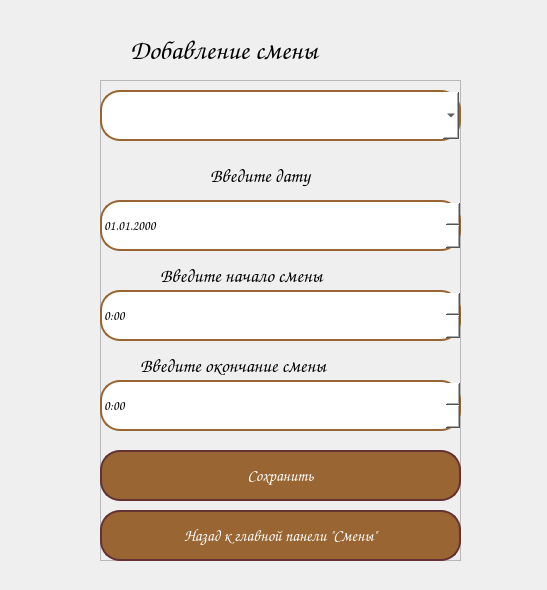
<?xml version="1.0" encoding="UTF-8"?>
<ui version="4.0">
 <class>add_smene</class>
 <widget class="QMainWindow" name="add_smene">
  <property name="geometry">
   <rect>
    <x>0</x>
    <y>0</y>
    <width>547</width>
    <height>590</height>
   </rect>
  </property>
  <property name="windowTitle">
   <string>Добавление смен и назачение сотрудников</string>
  </property>
  <property name="windowIcon">
   <iconset resource="../../../static/resource.qrc">
    <normaloff>:/img/img/Logotip.png</normaloff>:/img/img/Logotip.png</iconset>
  </property>
  <widget class="QWidget" name="centralwidget">
   <widget class="QWidget" name="widget_2" native="true">
    <property name="geometry">
     <rect>
      <x>80</x>
      <y>70</y>
      <width>401</width>
      <height>501</height>
     </rect>
    </property>
    <widget class="QFrame" name="frame_2">
     <property name="geometry">
      <rect>
       <x>20</x>
       <y>10</y>
       <width>361</width>
       <height>481</height>
      </rect>
     </property>
     <property name="frameShape">
      <enum>QFrame::StyledPanel</enum>
     </property>
     <property name="frameShadow">
      <enum>QFrame::Raised</enum>
     </property>
     <widget class="QLabel" name="label_3">
      <property name="geometry">
       <rect>
        <x>40</x>
        <y>270</y>
        <width>311</width>
        <height>31</height>
       </rect>
      </property>
      <property name="font">
       <font>
        <family>Comic Sans MS</family>
        <pointsize>14</pointsize>
        <weight>50</weight>
        <bold>false</bold>
       </font>
      </property>
      <property name="text">
       <string>Введите окончание смены</string>
      </property>
     </widget>
     <widget class="QPushButton" name="btn_save_smene">
      <property name="geometry">
       <rect>
        <x>0</x>
        <y>370</y>
        <width>361</width>
        <height>51</height>
       </rect>
      </property>
      <property name="font">
       <font>
        <family>Comic Sans MS</family>
        <pointsize>12</pointsize>
        <weight>75</weight>
        <bold>true</bold>
       </font>
      </property>
      <property name="styleSheet">
       <string notr="true">QPushButton {
    background-color: rgba(153, 102, 51);
    border: 2px solid rgba(100, 50, 51);
    border-radius: 20px;
    color: white;
    font-weight: bold;
    font-size: 12pt;
}
QPushButton:hover {
    background-color: rgba(73, 140, 81);
}
QPushButton:pressed {
    background-color: rgba(73, 140, 81);
}
</string>
      </property>
      <property name="text">
       <string>Сохранить</string>
      </property>
      <property name="autoDefault">
       <bool>false</bool>
      </property>
     </widget>
     <widget class="QPushButton" name="btn_back_smene">
      <property name="geometry">
       <rect>
        <x>0</x>
        <y>430</y>
        <width>361</width>
        <height>51</height>
       </rect>
      </property>
      <property name="font">
       <font>
        <family>Comic Sans MS</family>
        <pointsize>12</pointsize>
        <weight>75</weight>
        <bold>true</bold>
       </font>
      </property>
      <property name="styleSheet">
       <string notr="true">QPushButton {
    background-color: rgba(153, 102, 51);
    border: 2px solid rgba(100, 50, 51);
    border-radius: 20px;
    color: white;
    font-weight: bold;
    font-size: 12pt;
}
QPushButton:hover {
    background-color: rgba(73, 140, 81);
}
QPushButton:pressed {
    background-color: rgba(73, 140, 81);
}
</string>
      </property>
      <property name="text">
       <string>Назад к главной панели &quot;Смены&quot;</string>
      </property>
      <property name="autoDefault">
       <bool>false</bool>
      </property>
     </widget>
     <widget class="QComboBox" name="comboBox_empl">
      <property name="geometry">
       <rect>
        <x>0</x>
        <y>10</y>
        <width>361</width>
        <height>51</height>
       </rect>
      </property>
      <property name="font">
       <font>
        <family>Comic Sans MS</family>
        <pointsize>10</pointsize>
       </font>
      </property>
      <property name="styleSheet">
       <string notr="true">border: 2px solid rgb(153, 102, 51);
background-color: rgb(255, 255, 255);
border-radius: 20px;</string>
      </property>
      <property name="currentText">
       <string/>
      </property>
     </widget>
    </widget>
    <widget class="QDateTimeEdit" name="dt_date">
     <property name="geometry">
      <rect>
       <x>20</x>
       <y>130</y>
       <width>361</width>
       <height>51</height>
      </rect>
     </property>
     <property name="font">
      <font>
       <family>Comic Sans MS</family>
       <pointsize>10</pointsize>
      </font>
     </property>
     <property name="styleSheet">
      <string notr="true">border: 2px solid rgb(153, 102, 51);
background-color: rgb(255, 255, 255);
border-radius: 20px;</string>
     </property>
     <property name="displayFormat">
      <string>dd.MM.yyyy</string>
     </property>
    </widget>
    <widget class="QDateTimeEdit" name="dt_start">
     <property name="geometry">
      <rect>
       <x>20</x>
       <y>220</y>
       <width>361</width>
       <height>51</height>
      </rect>
     </property>
     <property name="font">
      <font>
       <family>Comic Sans MS</family>
       <pointsize>10</pointsize>
      </font>
     </property>
     <property name="styleSheet">
      <string notr="true">border: 2px solid rgb(153, 102, 51);
background-color: rgb(255, 255, 255);
border-radius: 20px;</string>
     </property>
     <property name="displayFormat">
      <string>H:mm</string>
     </property>
    </widget>
    <widget class="QDateTimeEdit" name="dt_end">
     <property name="geometry">
      <rect>
       <x>20</x>
       <y>310</y>
       <width>361</width>
       <height>51</height>
      </rect>
     </property>
     <property name="font">
      <font>
       <family>Comic Sans MS</family>
       <pointsize>10</pointsize>
      </font>
     </property>
     <property name="styleSheet">
      <string notr="true">border: 2px solid rgb(153, 102, 51);
background-color: rgb(255, 255, 255);
border-radius: 20px;</string>
     </property>
     <property name="displayFormat">
      <string>H:mm</string>
     </property>
    </widget>
    <widget class="QLabel" name="label">
     <property name="geometry">
      <rect>
       <x>130</x>
       <y>90</y>
       <width>151</width>
       <height>31</height>
      </rect>
     </property>
     <property name="font">
      <font>
       <family>Comic Sans MS</family>
       <pointsize>14</pointsize>
       <weight>50</weight>
       <bold>false</bold>
      </font>
     </property>
     <property name="text">
      <string>Введите дату</string>
     </property>
    </widget>
    <widget class="QLabel" name="label_2">
     <property name="geometry">
      <rect>
       <x>80</x>
       <y>190</y>
       <width>261</width>
       <height>31</height>
      </rect>
     </property>
     <property name="font">
      <font>
       <family>Comic Sans MS</family>
       <pointsize>14</pointsize>
       <weight>50</weight>
       <bold>false</bold>
      </font>
     </property>
     <property name="text">
      <string>Введите начало смены</string>
     </property>
    </widget>
   </widget>
   <widget class="QWidget" name="widget" native="true">
    <property name="geometry">
     <rect>
      <x>70</x>
      <y>10</y>
      <width>411</width>
      <height>80</height>
     </rect>
    </property>
    <widget class="QLabel" name="label_4">
     <property name="geometry">
      <rect>
       <x>60</x>
       <y>20</y>
       <width>311</width>
       <height>41</height>
      </rect>
     </property>
     <property name="font">
      <font>
       <family>Comic Sans MS</family>
       <pointsize>20</pointsize>
      </font>
     </property>
     <property name="text">
      <string>Добавление смены</string>
     </property>
    </widget>
   </widget>
  </widget>
 </widget>
 <resources>
  <include location="../../../static/resource.qrc"/>
 </resources>
 <connections/>
</ui>
